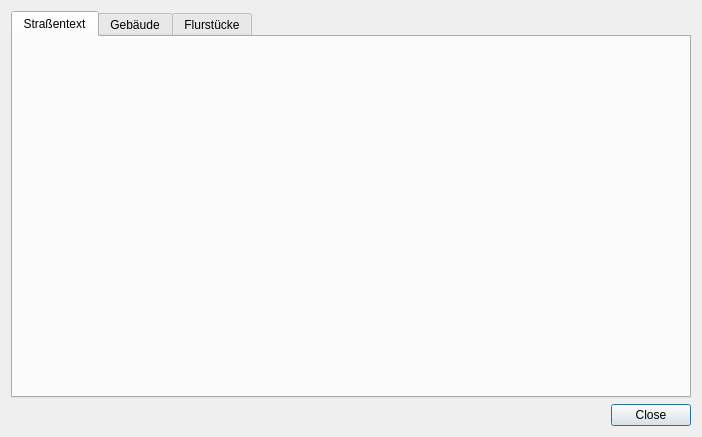
<?xml version="1.0" encoding="UTF-8"?>
<ui version="4.0">
 <class>Dialog</class>
 <widget class="QDialog" name="Dialog">
  <property name="geometry">
   <rect>
    <x>0</x>
    <y>0</y>
    <width>702</width>
    <height>437</height>
   </rect>
  </property>
  <property name="windowTitle">
   <string>SAGis ALKIS Suche</string>
  </property>
  <property name="windowIcon">
   <iconset>
    <normaloff>../resources/SAGis_Logo_Search.png</normaloff>../resources/SAGis_Logo_Search.png</iconset>
  </property>
  <layout class="QVBoxLayout" name="verticalLayout">
   <item>
    <widget class="QTabWidget" name="tabWidget">
     <property name="currentIndex">
      <number>0</number>
     </property>
     <widget class="QWidget" name="tab">
      <attribute name="title">
       <string>Straßentext</string>
      </attribute>
      <layout class="QFormLayout" name="formLayout_2"/>
     </widget>
     <widget class="QWidget" name="tab_2">
      <attribute name="title">
       <string>Gebäude</string>
      </attribute>
      <layout class="QFormLayout" name="formLayout"/>
     </widget>
     <widget class="QWidget" name="tab_3">
      <attribute name="title">
       <string>Flurstücke</string>
      </attribute>
      <layout class="QFormLayout" name="formLayout_3">
       <item row="0" column="0">
        <widget class="QLabel" name="label">
         <property name="text">
          <string>Flurstückskennzeichen:</string>
         </property>
        </widget>
       </item>
       <item row="0" column="1">
        <widget class="QLineEdit" name="leFsk"/>
       </item>
       <item row="2" column="0">
        <widget class="QLabel" name="label_2">
         <property name="text">
          <string>Bundesland:</string>
         </property>
        </widget>
       </item>
       <item row="2" column="1">
        <widget class="QLabel" name="labelBundesland">
         <property name="text">
          <string>TextLabel</string>
         </property>
        </widget>
       </item>
       <item row="3" column="0">
        <widget class="QLabel" name="label_3">
         <property name="text">
          <string>Flur:</string>
         </property>
        </widget>
       </item>
       <item row="4" column="0">
        <widget class="QLabel" name="label_4">
         <property name="text">
          <string>Zähler:</string>
         </property>
        </widget>
       </item>
       <item row="5" column="0">
        <widget class="QLabel" name="label_5">
         <property name="text">
          <string>Nenner:</string>
         </property>
        </widget>
       </item>
       <item row="3" column="1">
        <widget class="QLineEdit" name="leFln"/>
       </item>
       <item row="4" column="1">
        <widget class="QLineEdit" name="leFsnZae"/>
       </item>
       <item row="5" column="1">
        <widget class="QLineEdit" name="leFsnNen"/>
       </item>
       <item row="1" column="0" colspan="2">
        <widget class="Line" name="line">
         <property name="orientation">
          <enum>Qt::Horizontal</enum>
         </property>
        </widget>
       </item>
      </layout>
     </widget>
    </widget>
   </item>
   <item>
    <widget class="QDialogButtonBox" name="buttonBox">
     <property name="orientation">
      <enum>Qt::Horizontal</enum>
     </property>
     <property name="standardButtons">
      <set>QDialogButtonBox::Close</set>
     </property>
    </widget>
   </item>
  </layout>
 </widget>
 <resources/>
 <connections>
  <connection>
   <sender>buttonBox</sender>
   <signal>accepted()</signal>
   <receiver>Dialog</receiver>
   <slot>accept()</slot>
   <hints>
    <hint type="sourcelabel">
     <x>248</x>
     <y>254</y>
    </hint>
    <hint type="destinationlabel">
     <x>157</x>
     <y>274</y>
    </hint>
   </hints>
  </connection>
  <connection>
   <sender>buttonBox</sender>
   <signal>rejected()</signal>
   <receiver>Dialog</receiver>
   <slot>reject()</slot>
   <hints>
    <hint type="sourcelabel">
     <x>316</x>
     <y>260</y>
    </hint>
    <hint type="destinationlabel">
     <x>286</x>
     <y>274</y>
    </hint>
   </hints>
  </connection>
 </connections>
</ui>
